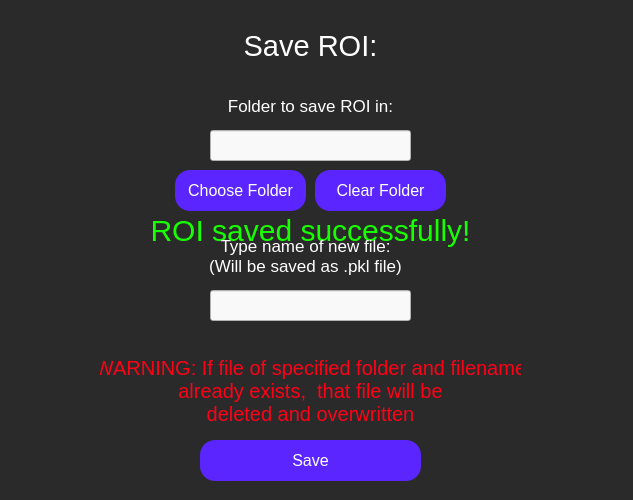
<?xml version="1.0" encoding="UTF-8"?>
<ui version="4.0">
 <class>saveRoi</class>
 <widget class="QWidget" name="saveRoi">
  <property name="geometry">
   <rect>
    <x>0</x>
    <y>0</y>
    <width>633</width>
    <height>500</height>
   </rect>
  </property>
  <property name="windowTitle">
   <string>Save Region Of Interest (ROI)</string>
  </property>
  <property name="styleSheet">
   <string notr="true">QWidget {
	background-color: rgb(42, 42, 42);
}</string>
  </property>
  <widget class="QLabel" name="saveRoiLabel">
   <property name="geometry">
    <rect>
     <x>210</x>
     <y>-20</y>
     <width>201</width>
     <height>131</height>
    </rect>
   </property>
   <property name="styleSheet">
    <string notr="true">QLabel {
	font-size: 29px;
	color: rgb(255, 255, 255);
	background-color: rgba(255, 255, 255, 0);
}</string>
   </property>
   <property name="text">
    <string>Save ROI:</string>
   </property>
   <property name="textFormat">
    <enum>Qt::AutoText</enum>
   </property>
   <property name="scaledContents">
    <bool>false</bool>
   </property>
   <property name="alignment">
    <set>Qt::AlignCenter</set>
   </property>
   <property name="wordWrap">
    <bool>true</bool>
   </property>
  </widget>
  <widget class="QLabel" name="roiFolderPathLabel">
   <property name="geometry">
    <rect>
     <x>210</x>
     <y>80</y>
     <width>201</width>
     <height>51</height>
    </rect>
   </property>
   <property name="styleSheet">
    <string notr="true">QLabel {
	background-color: rgba(255, 255, 255, 0);
	color: white;
	font-size: 17px;
}</string>
   </property>
   <property name="text">
    <string>Folder to save ROI in:</string>
   </property>
   <property name="alignment">
    <set>Qt::AlignCenter</set>
   </property>
   <property name="textInteractionFlags">
    <set>Qt::NoTextInteraction</set>
   </property>
  </widget>
  <widget class="QLineEdit" name="newFolderPathInput">
   <property name="geometry">
    <rect>
     <x>210</x>
     <y>130</y>
     <width>201</width>
     <height>31</height>
    </rect>
   </property>
   <property name="styleSheet">
    <string notr="true">QLineEdit {
	background-color: rgb(249, 249, 249);
	color: black;
}</string>
   </property>
  </widget>
  <widget class="QPushButton" name="chooseFolderButton">
   <property name="geometry">
    <rect>
     <x>175</x>
     <y>170</y>
     <width>131</width>
     <height>41</height>
    </rect>
   </property>
   <property name="styleSheet">
    <string notr="true">QPushButton {
	color: white;
	font-size: 16px;
	background: rgb(90, 37, 255);
	border-radius: 15px;
}</string>
   </property>
   <property name="text">
    <string>Choose Folder</string>
   </property>
  </widget>
  <widget class="QPushButton" name="clearFolderButton">
   <property name="geometry">
    <rect>
     <x>315</x>
     <y>170</y>
     <width>131</width>
     <height>41</height>
    </rect>
   </property>
   <property name="styleSheet">
    <string notr="true">QPushButton {
	color: white;
	font-size: 16px;
	background: rgb(90, 37, 255);
	border-radius: 15px;
}</string>
   </property>
   <property name="text">
    <string>Clear Folder</string>
   </property>
  </widget>
  <widget class="QPushButton" name="saveRoiButton">
   <property name="geometry">
    <rect>
     <x>200</x>
     <y>440</y>
     <width>221</width>
     <height>41</height>
    </rect>
   </property>
   <property name="styleSheet">
    <string notr="true">QPushButton {
	color: white;
	font-size: 16px;
	background: rgb(90, 37, 255);
	border-radius: 15px;
}</string>
   </property>
   <property name="text">
    <string>Save</string>
   </property>
  </widget>
  <widget class="QLabel" name="dataSavedSuccessfullyLabel">
   <property name="geometry">
    <rect>
     <x>100</x>
     <y>190</y>
     <width>421</width>
     <height>81</height>
    </rect>
   </property>
   <property name="styleSheet">
    <string notr="true">QLabel {
	color: rgb(23, 255, 0);
	font-size: 30px;
	background-color: rgba(255, 255, 255, 0);
}</string>
   </property>
   <property name="text">
    <string>ROI saved successfully!</string>
   </property>
   <property name="alignment">
    <set>Qt::AlignCenter</set>
   </property>
  </widget>
  <widget class="QLabel" name="newFileNameLabel">
   <property name="geometry">
    <rect>
     <x>170</x>
     <y>230</y>
     <width>271</width>
     <height>51</height>
    </rect>
   </property>
   <property name="styleSheet">
    <string notr="true">QLabel {
	background-color: rgba(255, 255, 255, 0);
	color: white;
	font-size: 17px;
}</string>
   </property>
   <property name="text">
    <string>Type name of new file:
(Will be saved as .pkl file)</string>
   </property>
   <property name="alignment">
    <set>Qt::AlignCenter</set>
   </property>
   <property name="textInteractionFlags">
    <set>Qt::NoTextInteraction</set>
   </property>
  </widget>
  <widget class="QLineEdit" name="newFileNameInput">
   <property name="geometry">
    <rect>
     <x>210</x>
     <y>290</y>
     <width>201</width>
     <height>31</height>
    </rect>
   </property>
   <property name="styleSheet">
    <string notr="true">QLineEdit {
	background-color: rgb(249, 249, 249);
	color: black;
}</string>
   </property>
   <property name="alignment">
    <set>Qt::AlignCenter</set>
   </property>
  </widget>
  <widget class="QLabel" name="fileNameWarningLabel">
   <property name="geometry">
    <rect>
     <x>100</x>
     <y>350</y>
     <width>421</width>
     <height>81</height>
    </rect>
   </property>
   <property name="styleSheet">
    <string notr="true">QLabel {
	color: rgb(255, 0, 23);
	font-size: 20px;
	background-color: rgba(255, 255, 255, 0);
}</string>
   </property>
   <property name="text">
    <string>WARNING: If file of specified folder and filename
already exists,  that file will be
deleted and overwritten</string>
   </property>
   <property name="alignment">
    <set>Qt::AlignCenter</set>
   </property>
  </widget>
 </widget>
 <resources/>
 <connections/>
</ui>
